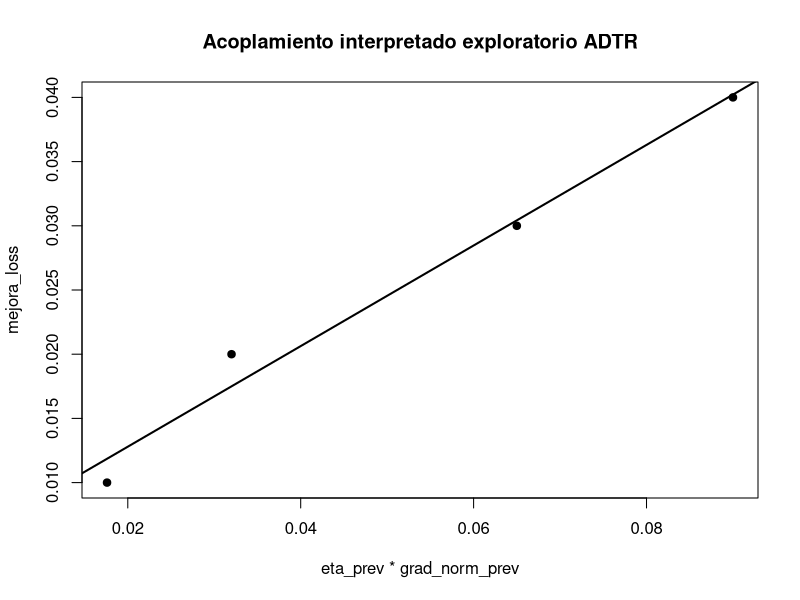

This figure's R source:

# ============================================================
# Proyecto: ADTR.DSNeuralRNAS
# Script: 10_acoplamiento_interpretado_adtr.R
# Autor: Rubén Alexander More Valencia
# Propósito:
#   Evaluar evidencia exploratoria de acoplamiento interpretado
#   de Nivel 5 entre señales internas del aprendizaje.
#
#   Este script NO prueba causalidad.
#   Evalúa si eta, grad_norm y loss presentan patrones compatibles
#   con dependencia funcional interpretada dentro de ADTR.
# ============================================================


# ============================================================
# 0. Configuración general
# ============================================================

cat("\n============================================================\n")
cat("ADTR.DSNeuralRNAS - Acoplamiento interpretado ADTR\n")
cat("============================================================\n")

dir.create("outputs", showWarnings = FALSE)
dir.create("outputs/tables", recursive = TRUE, showWarnings = FALSE)
dir.create("outputs/results", recursive = TRUE, showWarnings = FALSE)
dir.create("outputs/figures", recursive = TRUE, showWarnings = FALSE)


# ============================================================
# 1. Validación de trayectoria
# ============================================================

validar_trayectoria_acoplamiento_adtr <- function(trayectoria) {

  if (!is.data.frame(trayectoria)) {
    stop("La trayectoria debe ser un data.frame.")
  }

  columnas_requeridas <- c("iter", "loss", "grad_norm", "eta")
  faltantes <- setdiff(columnas_requeridas, names(trayectoria))

  if (length(faltantes) > 0) {
    stop(
      "La trayectoria no contiene las columnas requeridas: ",
      paste(faltantes, collapse = ", ")
    )
  }

  if (nrow(trayectoria) < 4) {
    stop("La trayectoria debe tener al menos cuatro iteraciones para evaluar acoplamiento exploratorio.")
  }

  invisible(TRUE)
}


# ============================================================
# 2. Construcción de tabla con rezagos y cambios
# ============================================================

construir_tabla_acoplamiento_adtr <- function(trayectoria) {

  validar_trayectoria_acoplamiento_adtr(trayectoria)

  n <- nrow(trayectoria)

  tabla <- data.frame(
    iter = trayectoria$iter[2:n],

    loss_t = trayectoria$loss[2:n],
    loss_prev = trayectoria$loss[1:(n - 1)],
    delta_loss = trayectoria$loss[2:n] - trayectoria$loss[1:(n - 1)],
    mejora_loss = trayectoria$loss[1:(n - 1)] - trayectoria$loss[2:n],

    grad_norm_prev = trayectoria$grad_norm[1:(n - 1)],
    grad_norm_t = trayectoria$grad_norm[2:n],
    delta_grad_norm = trayectoria$grad_norm[2:n] - trayectoria$grad_norm[1:(n - 1)],

    eta_prev = trayectoria$eta[1:(n - 1)],
    eta_t = trayectoria$eta[2:n],
    delta_eta = trayectoria$eta[2:n] - trayectoria$eta[1:(n - 1)],

    stringsAsFactors = FALSE
  )

  tabla$producto_eta_grad_prev <- tabla$eta_prev * tabla$grad_norm_prev

  tabla$direccion_mejora_loss <- ifelse(
    tabla$mejora_loss > 0, "mejora",
    ifelse(tabla$mejora_loss < 0, "empeora", "estable")
  )

  tabla$direccion_grad <- ifelse(
    tabla$delta_grad_norm < 0, "disminuye",
    ifelse(tabla$delta_grad_norm > 0, "aumenta", "estable")
  )

  tabla$direccion_eta <- ifelse(
    tabla$delta_eta < 0, "disminuye",
    ifelse(tabla$delta_eta > 0, "aumenta", "estable")
  )

  tabla
}


# ============================================================
# 3. Evaluación de regla funcional eta * grad_norm -> mejora loss
# ============================================================

evaluar_regla_eta_grad_loss_adtr <- function(tabla_acoplamiento) {

  columnas_requeridas <- c(
    "producto_eta_grad_prev", "mejora_loss",
    "direccion_mejora_loss"
  )

  faltantes <- setdiff(columnas_requeridas, names(tabla_acoplamiento))

  if (length(faltantes) > 0) {
    stop("Faltan columnas requeridas: ", paste(faltantes, collapse = ", "))
  }

  producto <- tabla_acoplamiento$producto_eta_grad_prev
  mejora <- tabla_acoplamiento$mejora_loss

  if (sd(producto) == 0 || sd(mejora) == 0) {
    correlacion <- NA_real_
    tipo_evidencia <- "no_calculable_por_varianza_cero"
  } else {
    correlacion <- cor(producto, mejora)

    tipo_evidencia <- if (abs(correlacion) >= 0.70) {
      "evidencia_funcional_alta"
    } else if (abs(correlacion) >= 0.40) {
      "evidencia_funcional_moderada"
    } else {
      "evidencia_funcional_baja"
    }
  }

  proporcion_mejora <- mean(tabla_acoplamiento$direccion_mejora_loss == "mejora")

  data.frame(
    regla = "eta_prev * grad_norm_prev -> mejora_loss",
    correlacion_producto_mejora = correlacion,
    tipo_evidencia = tipo_evidencia,
    proporcion_mejora_loss = proporcion_mejora,
    observacion = "Relación funcional exploratoria; no implica causalidad.",
    stringsAsFactors = FALSE
  )
}


# ============================================================
# 4. Evaluación de consistencia de reducción conjunta
# ============================================================

evaluar_consistencia_reduccion_conjunta_adtr <- function(tabla_acoplamiento) {

  condicion <- tabla_acoplamiento$mejora_loss > 0 &
    tabla_acoplamiento$delta_grad_norm < 0

  condicion_eta <- tabla_acoplamiento$delta_eta <= 0

  condicion_completa <- condicion & condicion_eta

  data.frame(
    total_transiciones = nrow(tabla_acoplamiento),
    transiciones_loss_mejora_grad_disminuye = sum(condicion),
    proporcion_loss_mejora_grad_disminuye = mean(condicion),
    transiciones_con_eta_no_aumenta = sum(condicion_eta),
    proporcion_eta_no_aumenta = mean(condicion_eta),
    transiciones_patron_completo = sum(condicion_completa),
    proporcion_patron_completo = mean(condicion_completa),
    tipo_consistencia = ifelse(
      mean(condicion_completa) >= 0.75,
      "consistencia_alta",
      ifelse(mean(condicion_completa) >= 0.50,
             "consistencia_moderada",
             "consistencia_baja")
    ),
    stringsAsFactors = FALSE
  )
}


# ============================================================
# 5. Evaluación exploratoria de dependencia funcional
# ============================================================

evaluar_dependencia_funcional_exploratoria_adtr <- function(tabla_acoplamiento) {

  # Modelo exploratorio simple:
  # mejora_loss ~ producto_eta_grad_prev
  # Solo se usa como señal interpretativa, no como prueba causal.

  if (nrow(tabla_acoplamiento) < 4) {

    return(data.frame(
      modelo = "mejora_loss ~ producto_eta_grad_prev",
      r2 = NA_real_,
      pendiente = NA_real_,
      intercepto = NA_real_,
      tipo_dependencia = "muestra_insuficiente_para_modelo_estable",
      observacion = "Se requiere más trayectoria para una evaluación robusta.",
      stringsAsFactors = FALSE
    ))
  }

  modelo <- lm(mejora_loss ~ producto_eta_grad_prev, data = tabla_acoplamiento)
  resumen <- summary(modelo)

  r2 <- resumen$r.squared
  pendiente <- coef(modelo)[["producto_eta_grad_prev"]]
  intercepto <- coef(modelo)[["(Intercept)"]]

  tipo_dependencia <- if (r2 >= 0.70) {
    "dependencia_funcional_exploratoria_alta"
  } else if (r2 >= 0.40) {
    "dependencia_funcional_exploratoria_moderada"
  } else {
    "dependencia_funcional_exploratoria_baja"
  }

  data.frame(
    modelo = "mejora_loss ~ producto_eta_grad_prev",
    r2 = r2,
    pendiente = pendiente,
    intercepto = intercepto,
    tipo_dependencia = tipo_dependencia,
    observacion = "Modelo exploratorio; no debe interpretarse como causalidad.",
    stringsAsFactors = FALSE
  )
}


# ============================================================
# 6. Construir evidencia de acoplamiento interpretado Nivel 5
# ============================================================

construir_evidencia_acoplamiento_nivel5_adtr <- function(
    regla_funcional,
    consistencia,
    dependencia
) {

  cumple_regla <- regla_funcional$tipo_evidencia %in% c(
    "evidencia_funcional_alta",
    "evidencia_funcional_moderada"
  )

  cumple_consistencia <- consistencia$tipo_consistencia %in% c(
    "consistencia_alta",
    "consistencia_moderada"
  )

  cumple_dependencia <- dependencia$tipo_dependencia %in% c(
    "dependencia_funcional_exploratoria_alta",
    "dependencia_funcional_exploratoria_moderada"
  )

  puntaje <- mean(c(cumple_regla, cumple_consistencia, cumple_dependencia))

  tipo_acoplamiento <- if (
    cumple_regla && cumple_consistencia && cumple_dependencia
  ) {
    "acoplamiento_interpretado_fuerte"
  } else if (
    sum(c(cumple_regla, cumple_consistencia, cumple_dependencia)) >= 2
  ) {
    "acoplamiento_interpretado_moderado"
  } else if (
    sum(c(cumple_regla, cumple_consistencia, cumple_dependencia)) == 1
  ) {
    "acoplamiento_interpretado_debil"
  } else {
    "sin_evidencia_suficiente_de_acoplamiento"
  }

  nivel5 <- tipo_acoplamiento %in% c(
    "acoplamiento_interpretado_fuerte",
    "acoplamiento_interpretado_moderado"
  )

  data.frame(
    nivel = "Nivel 5",
    tipo = "acoplamiento interpretado",
    evidencia_nivel5 = nivel5,
    tipo_acoplamiento = tipo_acoplamiento,
    puntaje_criterios = puntaje,
    cumple_regla_funcional = cumple_regla,
    cumple_consistencia = cumple_consistencia,
    cumple_dependencia_exploratoria = cumple_dependencia,
    observacion = "Acoplamiento interpretado exploratorio; no constituye prueba causal.",
    stringsAsFactors = FALSE
  )
}


# ============================================================
# 7. Actualizar escala ecosistémica completa
# ============================================================

actualizar_escala_ecosistemica_nivel5_adtr <- function(evidencia_nivel5) {

  tiene_nivel5 <- isTRUE(evidencia_nivel5$evidencia_nivel5[1])

  data.frame(
    nivel = c(
      "Nivel 1",
      "Nivel 2",
      "Nivel 3",
      "Nivel 4",
      "Nivel 5"
    ),
    tipo = c(
      "coexistencia referencial",
      "relación por sistema",
      "relación funcional",
      "relación dinámica",
      "acoplamiento interpretado"
    ),
    evidencia_actual = c(
      TRUE,
      TRUE,
      TRUE,
      TRUE,
      tiene_nivel5
    ),
    observacion = c(
      "Los puntos pertenecen al mismo conjunto ADTR.",
      "Existen puntos que comparten sistemas referenciales.",
      "Existen puntos que comparten sistemas y una función común.",
      "Se observa coordinación dinámica entre señales de trayectoria.",
      if (tiene_nivel5) {
        "Existe evidencia exploratoria de acoplamiento interpretado; no debe leerse como causalidad."
      } else {
        "Aún no se demuestra acoplamiento interpretado suficiente."
      }
    ),
    stringsAsFactors = FALSE
  )
}


# ============================================================
# 8. Interpretación de acoplamiento
# ============================================================

interpretar_acoplamiento_adtr <- function(
    regla_funcional,
    consistencia,
    dependencia,
    evidencia_nivel5,
    escala_actualizada
) {

  interpretaciones <- character()

  interpretaciones <- c(
    interpretaciones,
    "Se evaluó el acoplamiento interpretado exploratorio entre eta, grad_norm y mejora de loss."
  )

  interpretaciones <- c(
    interpretaciones,
    paste0(
      "La regla funcional evaluada fue ",
      regla_funcional$regla,
      ", con evidencia clasificada como ",
      regla_funcional$tipo_evidencia,
      "."
    )
  )

  interpretaciones <- c(
    interpretaciones,
    paste0(
      "La consistencia del patrón conjunto fue ",
      consistencia$tipo_consistencia,
      ", con proporción de patrón completo igual a ",
      round(consistencia$proporcion_patron_completo, 3),
      "."
    )
  )

  interpretaciones <- c(
    interpretaciones,
    paste0(
      "La dependencia funcional exploratoria se clasificó como ",
      dependencia$tipo_dependencia,
      "."
    )
  )

  interpretaciones <- c(
    interpretaciones,
    paste0(
      "La evidencia de Nivel 5 fue clasificada como ",
      evidencia_nivel5$tipo_acoplamiento,
      ", con puntaje de criterios igual a ",
      round(evidencia_nivel5$puntaje_criterios, 3),
      "."
    )
  )

  if (isTRUE(evidencia_nivel5$evidencia_nivel5)) {
    interpretaciones <- c(
      interpretaciones,
      "La red alcanza evidencia exploratoria de Nivel 5; puede hablarse de acoplamiento interpretado, pero no de causalidad demostrada."
    )
  } else {
    interpretaciones <- c(
      interpretaciones,
      "La red no alcanza evidencia suficiente de Nivel 5; debe mantenerse como base ecosistémica con evidencia dinámica."
    )
  }

  interpretaciones <- c(
    interpretaciones,
    "La lectura debe mantenerse prudente: el acoplamiento interpretado es una inferencia funcional apoyada por patrones, no una prueba causal."
  )

  data.frame(
    numero = seq_along(interpretaciones),
    interpretacion = interpretaciones,
    stringsAsFactors = FALSE
  )
}


# ============================================================
# 9. Decisión funcional
# ============================================================

evaluar_decision_funcional_acoplamiento_adtr <- function(evidencia_nivel5) {

  if (isTRUE(evidencia_nivel5$evidencia_nivel5)) {

    decision <- "posible_ecosistema_dinamico_aprendido_exploratorio"
    justificacion <- paste(
      "Existe evidencia exploratoria de acoplamiento interpretado de Nivel 5.",
      "Sin embargo, no se afirma causalidad ni ecosistema completo validado.",
      "Se requiere prueba con trayectorias más extensas y objetos reales."
    )

  } else {

    decision <- "base_ecosistemica_con_evidencia_dinamica"
    justificacion <- paste(
      "La red presenta evidencia dinámica de Nivel 4, pero no alcanza evidencia suficiente",
      "de acoplamiento interpretado de Nivel 5."
    )
  }

  data.frame(
    necesidad = "Evaluar acoplamiento interpretado entre señales internas del aprendizaje",
    decision = decision,
    justificacion = justificacion,
    stringsAsFactors = FALSE
  )
}


# ============================================================
# 10. Visualización exploratoria
# ============================================================

graficar_acoplamiento_exploratorio_adtr <- function(
    tabla_acoplamiento,
    archivo = "outputs/figures/10_acoplamiento_eta_grad_loss_adtr.png"
) {

  png(filename = archivo, width = 1200, height = 800)

  plot(
    tabla_acoplamiento$producto_eta_grad_prev,
    tabla_acoplamiento$mejora_loss,
    pch = 19,
    xlab = "eta_prev * grad_norm_prev",
    ylab = "mejora_loss",
    main = "Acoplamiento interpretado exploratorio ADTR"
  )

  if (nrow(tabla_acoplamiento) >= 4 &&
      sd(tabla_acoplamiento$producto_eta_grad_prev) > 0 &&
      sd(tabla_acoplamiento$mejora_loss) > 0) {

    modelo <- lm(mejora_loss ~ producto_eta_grad_prev, data = tabla_acoplamiento)
    abline(modelo, lwd = 2)
  }

  dev.off()

  invisible(TRUE)
}


# ============================================================
# 11. Ejemplo reproducible
# ============================================================

trayectoria_demo <- data.frame(
  iter = 1:5,
  loss = c(0.120, 0.080, 0.050, 0.030, 0.020),
  grad_norm = c(0.90, 0.65, 0.40, 0.22, 0.10),
  eta = c(0.10, 0.10, 0.08, 0.08, 0.05)
)


# ============================================================
# 12. Ejecución del análisis de acoplamiento
# ============================================================

tabla_acoplamiento <- construir_tabla_acoplamiento_adtr(
  trayectoria = trayectoria_demo
)

regla_funcional <- evaluar_regla_eta_grad_loss_adtr(
  tabla_acoplamiento = tabla_acoplamiento
)

consistencia <- evaluar_consistencia_reduccion_conjunta_adtr(
  tabla_acoplamiento = tabla_acoplamiento
)

dependencia <- evaluar_dependencia_funcional_exploratoria_adtr(
  tabla_acoplamiento = tabla_acoplamiento
)

evidencia_nivel5 <- construir_evidencia_acoplamiento_nivel5_adtr(
  regla_funcional = regla_funcional,
  consistencia = consistencia,
  dependencia = dependencia
)

escala_actualizada <- actualizar_escala_ecosistemica_nivel5_adtr(
  evidencia_nivel5 = evidencia_nivel5
)

interpretacion_acoplamiento <- interpretar_acoplamiento_adtr(
  regla_funcional = regla_funcional,
  consistencia = consistencia,
  dependencia = dependencia,
  evidencia_nivel5 = evidencia_nivel5,
  escala_actualizada = escala_actualizada
)

decision_funcional <- evaluar_decision_funcional_acoplamiento_adtr(
  evidencia_nivel5 = evidencia_nivel5
)

graficar_acoplamiento_exploratorio_adtr(
  tabla_acoplamiento = tabla_acoplamiento,
  archivo = "outputs/figures/10_acoplamiento_eta_grad_loss_adtr.png"
)


# ============================================================
# 13. Exportación de resultados
# ============================================================

write.csv(
  tabla_acoplamiento,
  file = "outputs/tables/10_tabla_acoplamiento_adtr.csv",
  row.names = FALSE
)

write.csv(
  regla_funcional,
  file = "outputs/tables/10_regla_funcional_eta_grad_loss_adtr.csv",
  row.names = FALSE
)

write.csv(
  consistencia,
  file = "outputs/tables/10_consistencia_reduccion_conjunta_adtr.csv",
  row.names = FALSE
)

write.csv(
  dependencia,
  file = "outputs/tables/10_dependencia_funcional_exploratoria_adtr.csv",
  row.names = FALSE
)

write.csv(
  evidencia_nivel5,
  file = "outputs/tables/10_evidencia_acoplamiento_nivel5_adtr.csv",
  row.names = FALSE
)

write.csv(
  escala_actualizada,
  file = "outputs/tables/10_escala_ecosistemica_nivel5_adtr.csv",
  row.names = FALSE
)

write.csv(
  interpretacion_acoplamiento,
  file = "outputs/tables/10_interpretacion_acoplamiento_adtr.csv",
  row.names = FALSE
)

write.csv(
  decision_funcional,
  file = "outputs/tables/10_decision_funcional_acoplamiento_adtr.csv",
  row.names = FALSE
)

resultado_adtr_10 <- list(
  tabla_acoplamiento = tabla_acoplamiento,
  regla_funcional = regla_funcional,
  consistencia = consistencia,
  dependencia = dependencia,
  evidencia_nivel5 = evidencia_nivel5,
  escala_actualizada = escala_actualizada,
  interpretacion_acoplamiento = interpretacion_acoplamiento,
  decision_funcional = decision_funcional
)

saveRDS(
  resultado_adtr_10,
  file = "outputs/results/10_resultado_acoplamiento_interpretado_adtr.rds"
)


# ============================================================
# 14. Impresión final
# ============================================================

cat("\n============================================================\n")
cat("Tabla de acoplamiento:\n")
cat("============================================================\n")
print(tabla_acoplamiento)

cat("\n============================================================\n")
cat("Regla funcional eta * grad_norm -> mejora loss:\n")
cat("============================================================\n")
print(regla_funcional)

cat("\n============================================================\n")
cat("Consistencia de reducción conjunta:\n")
cat("============================================================\n")
print(consistencia)

cat("\n============================================================\n")
cat("Dependencia funcional exploratoria:\n")
cat("============================================================\n")
print(dependencia)

cat("\n============================================================\n")
cat("Evidencia de acoplamiento Nivel 5:\n")
cat("============================================================\n")
print(evidencia_nivel5)

cat("\n============================================================\n")
cat("Escala ecosistémica actualizada:\n")
cat("============================================================\n")
print(escala_actualizada)

cat("\n============================================================\n")
cat("Interpretación de acoplamiento:\n")
cat("============================================================\n")
print(interpretacion_acoplamiento)

cat("\n============================================================\n")
cat("Decisión funcional:\n")
cat("============================================================\n")
print(decision_funcional)

cat("\n============================================================\n")
cat("Script 10 finalizado correctamente.\n")
cat("Resultados exportados en outputs/tables, outputs/results y outputs/figures.\n")
cat("============================================================\n")
